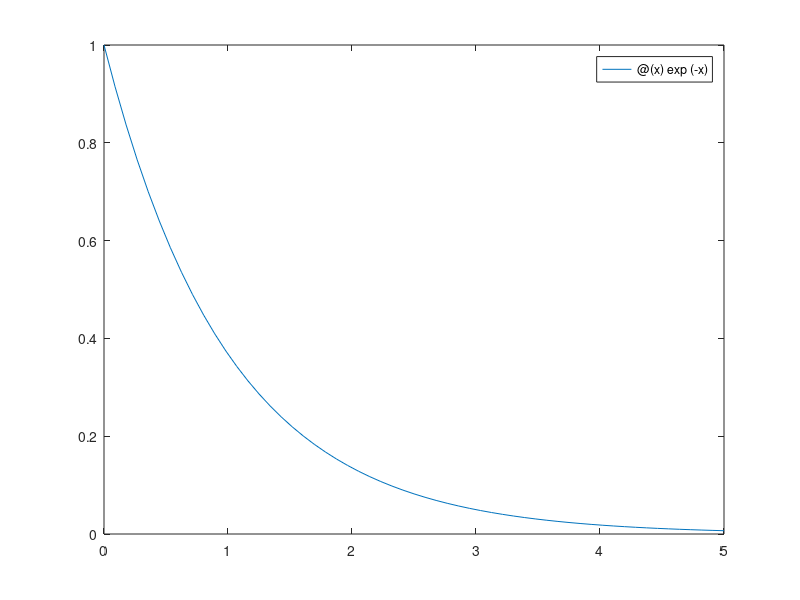

Source code (MATLAB):
% Sleep calculator script
clear; clc; close all;


amountOfHoursRemaining = input("How many hours of estimated work do you have remaining? ");
amountOfTasksToComplete = input("How many assignments are remaining? ");
hoursSinceLastSleep = input("How long has it been since you last slept? ");
time = clock;
fix(time);
currentMinute = time(5);
currentHour = time(4) + currentMinute / 60;
sleepE = @(x) exp(-x); % boring equation, could be better actually so cringe lmao
fplot(sleepE, [0, 5]);

% Compute the single value

% if statement directing to options

% Output script
% option 1 grind it out
% option 2 take a nap (quantity?)
% option 3 go to bed



function [posRoot, negRoot] = Quadratic(a, b, c)
if((b .^ 2) - (4 .* a .* c) >= 0 ) 
    posRoot = (-b + sqrt(b.^2 - 4 .* a .* c)) ./ (2 .* a);
    negRoot = (-b - sqrt(b.^2 - 4 .* a .* c)) ./ (2 .* a);
else
    error("Roots are complex, aborting program") 
end



end
